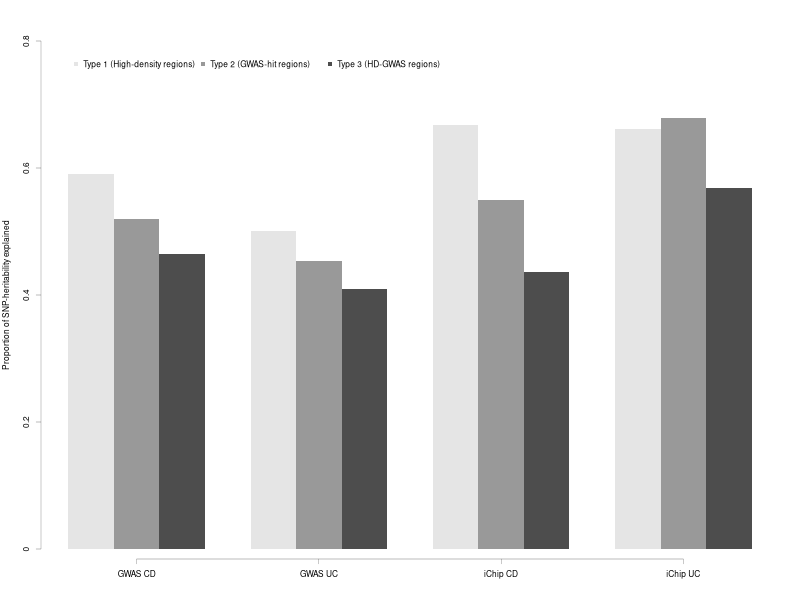

This figure's R source:
dat=read.table("plot.txt", header=T, as.is=T)
idx=which(dat$Component==1)
dat=dat[idx,]
dat$DATA=paste0(dat$Chip, dat$Disease)

mat=matrix(dat$Va, 3, 4)

postscript("Fig4.eps", width=6.3, height=4, horizontal=F, paper="a4")

par(cex=0.5)
COL=c("grey90", "grey60", "grey30")
barplot(mat, beside=T, col=COL, border=NA, ylim=c(0, 0.8), axes=F, ylab="Proportion of SNP-heritability explained")
axis(side=2, at=c(0, 0.2, 0.4, 0.6, 0.8), labels=c("0", "0.2", "0.4", "0.6", "0.8"), lwd=0.2)

axis(side=1, at=c(2.5, 6.5, 10.5, 14.5), labels=c("GWAS CD", "GWAS UC", "iChip CD", "iChip UC"), line=1, lwd=0.2)

legend(x=1, y=0.78, bty="n", pch=15, legend=c("Type 1 (High-density regions)", "Type 2 (GWAS-hit regions)", "Type 3 (HD-GWAS regions)"), col=COL, horiz=T)

dev.off()
